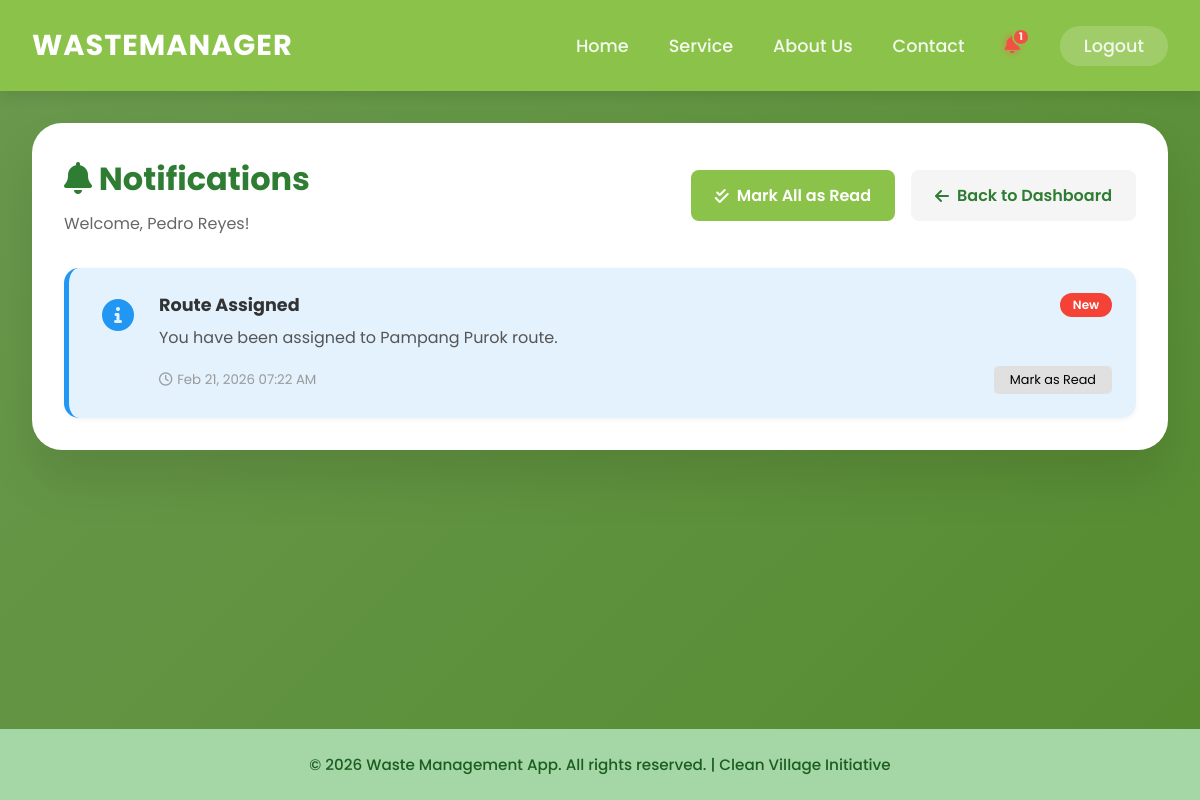
/notifications.php (signed in), run on the app's committed database.
### tables this page shows
CREATE TABLE `notifications` (
  `id` int(11) NOT NULL,
  `user_id` int(11) NOT NULL,
  `title` varchar(255) NOT NULL,
  `message` text NOT NULL,
  `type` enum('info','success','warning') DEFAULT 'info',
  `is_read` tinyint(1) DEFAULT 0,
  `created_at` timestamp NOT NULL DEFAULT current_timestamp(),
  `read_at` timestamp NULL DEFAULT NULL
);

### config.php (called while the page is built, shortened)
<?php
function getUserRole() {
    if (isset($_SESSION['user_role'])) {
        return $_SESSION['user_role'];
    }
    $username = $_SESSION['user'] ?? '';
    return $GLOBALS['valid_users'][$username]['role'] ?? 'villager';
}
function getUserName() {
    if (isset($_SESSION['user_name'])) {
        return $_SESSION['user_name'];
    }
    $username = $_SESSION['user'] ?? '';
    return $GLOBALS['valid_users'][$username]['name'] ?? $username;
}
function getAllUserNotifications($userId) {
    try {
        $db = getDB();
        $query = "SELECT * FROM notifications
                  WHERE user_id = :user_id
                  ORDER BY created_at DESC";
        $stmt = $db->prepare($query);
        $stmt->execute([':user_id' => $userId]);
        $results = $stmt->fetchAll();
        return $results;
    } catch (Exception $e) {
        error_log("Database get all notifications failed: " . $e->getMessage());
    }
    return array_filter($_SESSION['notifications'] ?? [], function($n) use ($userId) {
        return $n['user_id'] == $userId;
    });
}
?>

### notifications.php (the view, shortened to what this page needs)
<?php
require_once 'config.php';
$username = $_SESSION['user'];
$user_role = getUserRole();
$user_name = getUserName();
$user_id = getUserId();
if ($user_id > 0) {
    $all_notifications = getAllUserNotifications($user_id);
} else {
    $all_notifications = array_filter($_SESSION['notifications'] ?? [], function($n) use ($username) {
        return $n['user_id'] == $username;
    });
}
if (!empty($all_notifications) && isset($all_notifications[0]['created_at'])) {
    usort($all_notifications, function($a, $b) {
        return strtotime($b['created_at']) - strtotime($a['created_at']);
    });
}
include 'header.php';
?>
<div class="notifications-page">
    <div class="notifications-header">
        <div>
            <h2><i class="fas fa-bell"></i> Notifications</h2>
            <p class="welcome-text">Welcome, <?php echo htmlspecialchars($user_name); ?>!</p>
        </div>
        <div class="header-actions">
            <?php if (!empty($all_notifications)): ?>
                <a href="?mark_read=1" class="btn-mark-read">
                    <i class="fas fa-check-double"></i> Mark All as Read
                </a>
            <?php endif; ?>
            <a href="<?php
                if ($user_role === 'villager') echo 'villager-dashboard.php';
                elseif ($user_role === 'collector') echo 'collector-dashboard.php';
                else echo 'admin-dashboard.php';
            ?>" class="btn-back">
                <i class="fas fa-arrow-left"></i> Back to Dashboard
            </a>
        </div>
    </div>
    <div class="notifications-list">
        <?php if (empty($all_notifications)): ?>
            <div class="no-notifications">
                <i class="fas fa-bell-slash fa-4x"></i>
                <p>No notifications yet</p>
                <p class="sub-text">When you receive notifications, they'll appear here</p>
            </div>
        <?php else: ?>
            <?php foreach ($all_notifications as $notification): ?>
                <?php
                $is_read = isset($notification['is_read']) ? $notification['is_read'] : ($notification['read'] ?? false);
                $type = $notification['type'] ?? 'info';
                $title = $notification['title'] ?? 'Notification';
                $message = $notification['message'] ?? '';
                $created_at = $notification['created_at'] ?? date('Y-m-d H:i:s');
                $notif_id = $notification['id'] ?? '';
                ?>
                <div class="notification-card <?php echo $type; ?> <?php echo !$is_read ? 'unread' : ''; ?>">
                    <div class="notification-icon">
                        <i class="fas fa-<?php
                            echo $type === 'success' ? 'check-circle' :
                                ($type === 'warning' ? 'exclamation-triangle' : 'info-circle');
                        ?>"></i>
                    </div>
                    <div class="notification-content">
                        <div class="notification-header">
                            <h4><?php echo htmlspecialchars($title); ?></h4>
                            <?php if (!$is_read): ?>
                                <span class="unread-badge">New</span>
                            <?php endif; ?>
                        </div>
                        <p><?php echo nl2br(htmlspecialchars($message)); ?></p>
                        <div class="notification-footer">
                            <small><i class="far fa-clock"></i> <?php echo date('M d, Y h:i A', strtotime($created_at)); ?></small>
                            <?php if (!$is_read): ?>
                                <button class="btn-mark-read-small" onclick="markAsRead('<?php echo $notif_id; ?>')">
                                    Mark as Read
                                </button>
                            <?php endif; ?>
                        </div>
                    </div>
                </div>
            <?php endforeach; ?>
        <?php endif; ?>
    </div>
</div>
<?php include 'footer.php'; ?>

### header.php (style rules this page uses)
* { margin: 0; padding: 0; box-sizing: border-box; font-family: 'Poppins', sans-serif; }
body { background: linear-gradient(135deg, #6a994e 0%, #558b2f 100%); min-height: 100vh; display: flex; flex-direction: column; }
.btn-back { display: inline-block; padding: 1rem 2rem; background: #f5f5f5; color: #2e7d32; text-decoration: none; border-radius: 10px; font-weight: 600; transition: all 0.3s; }

### notifications.php (style rules this page uses)
.notifications-page { background: white; border-radius: 30px; padding: 2rem; box-shadow: 0 30px 50px rgba(0,0,0,0.1); }
.notifications-header { display: flex; justify-content: space-between; align-items: center; margin-bottom: 2rem; flex-wrap: wrap; gap: 1rem; }
.notifications-header h2 { color: #2e7d32; margin: 0; font-size: 2rem; }
.welcome-text { color: #666; margin: 0.5rem 0 0; }
.header-actions { display: flex; gap: 1rem; flex-wrap: wrap; }
.btn-mark-read { padding: 0.8rem 1.5rem; background: #8bc34a; color: white; text-decoration: none; border-radius: 8px; font-weight: 600; transition: all 0.3s; display: inline-flex; align-items: center; gap: 0.5rem; }
.btn-back { padding: 0.8rem 1.5rem; background: #f5f5f5; color: #2e7d32; text-decoration: none; border-radius: 8px; font-weight: 600; transition: all 0.3s; display: inline-flex; align-items: center; gap: 0.5rem; }
.notifications-list { display: flex; flex-direction: column; gap: 1rem; }
.notification-card { display: flex; gap: 1rem; padding: 1.5rem; background: #f9f9f9; border-radius: 15px; border-left: 5px solid transparent; transition: all 0.3s; box-shadow: 0 2px 5px rgba(0,0,0,0.05); }
.notification-card.unread { background: #e8f5e9; border-left-width: 5px; }
.notification-card.info { border-left-color: #2196F3; }
.notification-card.unread.info { background: #e3f2fd; }
.notification-icon { font-size: 2rem; min-width: 50px; text-align: center; }
.notification-card.info .notification-icon { color: #2196F3; }
.notification-content { flex: 1; }
.notification-header { display: flex; justify-content: space-between; align-items: center; margin-bottom: 0.5rem; flex-wrap: wrap; gap: 0.5rem; }
.notification-header h4 { color: #333; margin: 0; font-size: 1.1rem; }
.unread-badge { background: #f44336; color: white; padding: 0.2rem 0.8rem; border-radius: 12px; font-size: 0.75rem; font-weight: 600; }
.notification-content p { color: #555; margin: 0 0 1rem; line-height: 1.5; }
.notification-footer { display: flex; justify-content: space-between; align-items: center; flex-wrap: wrap; gap: 0.5rem; }
.notification-footer small { color: #999; display: flex; align-items: center; gap: 0.3rem; }
.btn-mark-read-small { padding: 0.3rem 1rem; background: #e0e0e0; border: none; border-radius: 5px; font-size: 0.8rem; cursor: pointer; transition: all 0.3s; display: inline-flex; align-items: center; gap: 0.3rem; }
.notification-card { animation: fadeIn 0.3s ease-out; }

### data on the page
notifications: title "Route Assigned", is_read "New", message "You have been assigned to Pampang Purok route."

### other printed values
$notif_count "1"
$user_name "Pedro Reyes"
